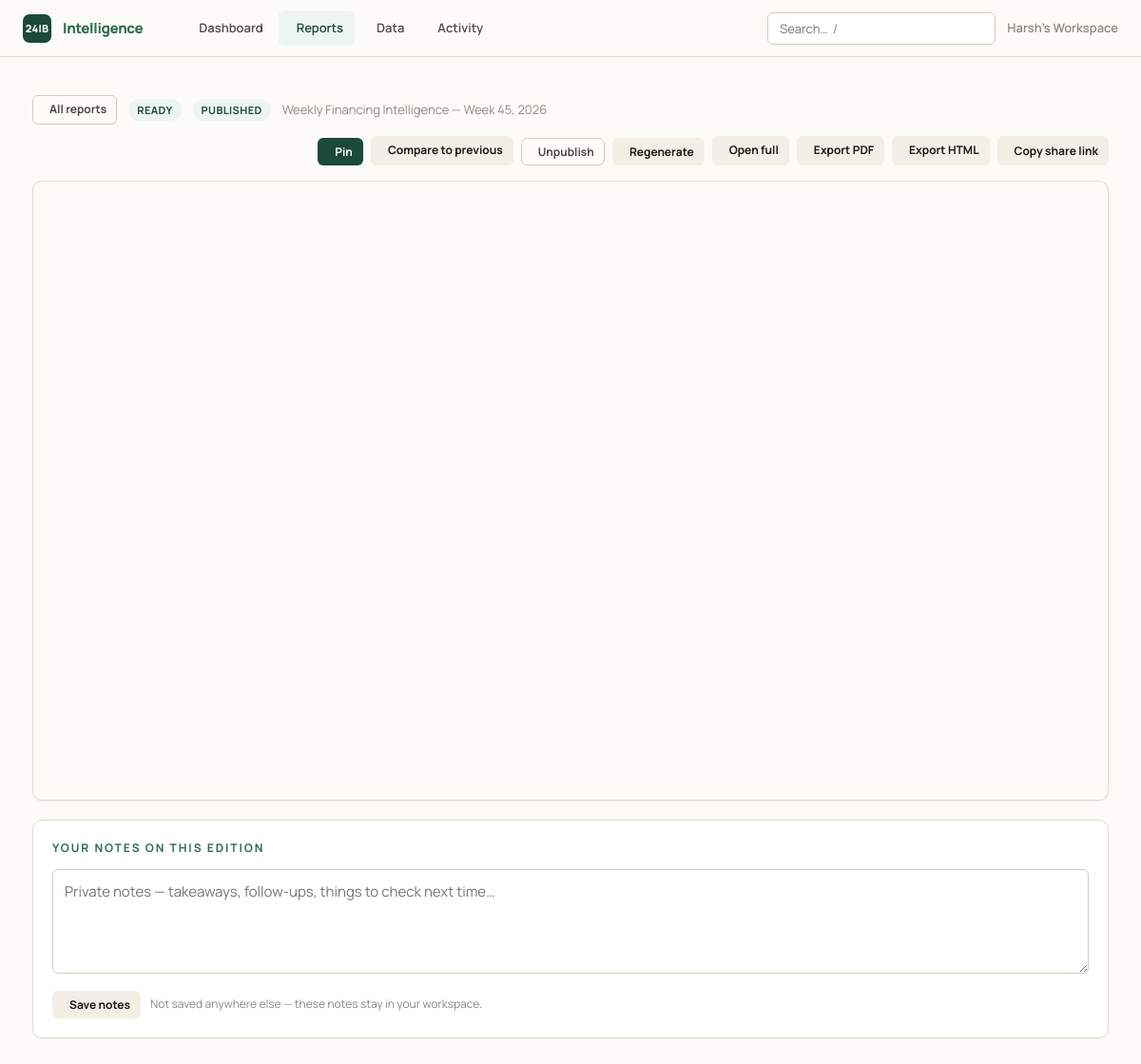
/reports/120, run on the app's committed database.
### intelligence/models.py (models this page shows, shortened)
class Organization(db.Model):
    __tablename__ = "organizations"
    id: Mapped[int] = mapped_column(primary_key=True)
    name: Mapped[str] = mapped_column(String(160), nullable=False)
    slug: Mapped[str] = mapped_column(String(80), unique=True, nullable=False)
    created_at: Mapped[datetime] = mapped_column(DateTime, default=_utcnow)
    deals: Mapped[list["FundingDeal"]] = relationship(back_populates="organization", cascade="all, delete-orphan")
    reports: Mapped[list["Report"]] = relationship(back_populates="organization", cascade="all, delete-orphan")
    api_keys: Mapped[list["ApiKey"]] = relationship(back_populates="organization", cascade="all, delete-orphan")

class Report(db.Model):
    __tablename__ = "reports"
    id: Mapped[int] = mapped_column(primary_key=True)
    organization_id: Mapped[int] = mapped_column(ForeignKey("organizations.id"), nullable=False)
    period_type: Mapped[PeriodType] = mapped_column(Enum(PeriodType), nullable=False)
    period_key: Mapped[str] = mapped_column(String(40), nullable=False)  # e.g. 2026-W14, 2026-05, 2026-Q1, 2026
    title: Mapped[str] = mapped_column(String(240), default="")
    edition_no: Mapped[int | None] = mapped_column(Integer, nullable=True)
    status: Mapped[ReportStatus] = mapped_column(Enum(ReportStatus), default=ReportStatus.PENDING)
    payload_json: Mapped[str] = mapped_column(Text, default="{}")  # see `payload` property — the full computed report
    error: Mapped[str | None] = mapped_column(Text, nullable=True)  # set only when status == FAILED
    share_token: Mapped[str] = mapped_column(String(48), default=_token, unique=True, index=True)
    is_published: Mapped[bool] = mapped_column(Boolean, default=False)
    notes: Mapped[str] = mapped_column(Text, default="")  # free-form personal notes, not shown on the public page
    created_at: Mapped[datetime] = mapped_column(DateTime, default=_utcnow)
    generated_at: Mapped[datetime | None] = mapped_column(DateTime, nullable=True)  # set when status becomes READY
    organization: Mapped["Organization"] = relationship(back_populates="reports")
    @property
    def payload(self) -> dict:
        return json.loads(self.payload_json or "{}")
    @payload.setter
    def payload(self, data: dict) -> None:
        """Serialise ``data`` to JSON for storage.

        ``default=str`` lets ``date``/``datetime`` values inside the payload
        (produced by ``aggregate.build_payload``) serialise without callers
        having to hand-roll a JSON encoder for every report field.
        """
        self.payload_json = json.dumps(data, default=str)

### intelligence/reports/routes.py (the view)
@bp.route("/<int:report_id>")
def view(report_id: int):
    report = _get_report(report_id)
    prev_report = None
    try:
        anchor = parse_key(report.period_type.value, report.period_key)
        prev_key = resolve(report.period_type.value, anchor).prev_key
        prev_report = db.session.scalars(
            select(Report).where(
                Report.organization_id == report.organization_id,
                Report.period_type == report.period_type,
                Report.period_key == prev_key,
                Report.status == ReportStatus.READY,
            )
        ).first()
    except Exception:
        pass
    from ..models import Favorite
    is_favorite = db.session.scalar(
        select(Favorite.id).where(Favorite.organization_id == report.organization_id,
                                  Favorite.kind == "report", Favorite.ref == str(report.id))
    ) is not None
    return render_template("reports/view.html", report=report, p=report.payload,
                           standalone=False, prev_report=prev_report,
                           is_favorite=is_favorite, active="reports")

### intelligence/__init__.py (called while the page is built)
def _register_security_headers(app: Flask) -> None:
    @app.after_request
    def _set_headers(resp):  # noqa: WPS430
        resp.headers.setdefault("X-Content-Type-Options", "nosniff")
        resp.headers.setdefault("X-Frame-Options", "SAMEORIGIN")
        resp.headers.setdefault("Referrer-Policy", "strict-origin-when-cross-origin")
        resp.headers.setdefault("Content-Security-Policy", _CSP)
        if app.config.get("SESSION_COOKIE_SECURE"):
            resp.headers.setdefault(
                "Strict-Transport-Security", "max-age=31536000; includeSubDomains"
            )
        return resp

### intelligence/clock.py (called while the page is built)
def utcnow() -> datetime:
    return datetime.now(timezone.utc).replace(tzinfo=None)

### intelligence/engine/periods.py (called while the page is built, shortened)
def _iso_week_bounds(year: int, week: int) -> tuple[date, date]:
    monday = date.fromisocalendar(year, week, 1)
    return monday, monday + timedelta(days=6)

def _edition_for(year: int, week: int) -> int:
    weeks_between = (date.fromisocalendar(year, week, 1) - date.fromisocalendar(_ANCHOR_YEAR, _ANCHOR_WEEK, 1)).days // 7
    return _ANCHOR_EDITION + weeks_between

def resolve(period_type: str, anchor: date | None = None, *, trend_len: int | None = None) -> ResolvedPeriod:
    anchor = anchor or date.today()
    period_type = period_type.lower()
    if period_type == "weekly":
        return _resolve_weekly(anchor, trend_len or 10)

def parse_key(period_type: str, key: str) -> date:
    period_type = period_type.lower()
    if period_type == "weekly":
        y, w = key.split("-W")
        return date.fromisocalendar(int(y), int(w), 3)

### intelligence/reports/routes.py (called while the page is built)
def _get_report(report_id: int) -> Report:
    org = require_org()
    report = db.session.get(Report, report_id)
    if not report or report.organization_id != org.id:
        abort(404)
    return report

### intelligence/tenancy.py (called while the page is built, shortened)
def ensure_workspace() -> Organization:
    org = db.session.query(Organization).first()
    if org is not None:
        return org

def require_org() -> Organization:
    if "workspace" not in g:
        g.workspace = ensure_workspace()
    return g.workspace

### intelligence/templates/reports/view.html (shortened to what this page needs)
{% extends "base.html" %}
{% set active = 'reports' %}
{% block content %}
<div class="report-actions" style="display:flex; gap:var(--sp-3); align-items:center; margin-bottom:var(--sp-4); flex-wrap:wrap;">
  <a class="btn btn-ghost btn-sm" href="{{ url_for('reports.index') }}"> All reports</a>
  <span class="badge badge-{{ 'green' if report.status.value=='ready' else 'amber' }}">{{ report.status.value }}</span>
  {% if report.period_type.value in ('weekly','monthly') %}
  <span class="badge badge-{{ 'green' if report.is_published else 'gray' }}"
        title="{{ 'Live on the public site' if report.is_published else 'Not on the public site' }}">
    {{ 'published' if report.is_published else 'draft' }}
  </span>
  {% endif %}
  <span class="muted" style="font-size:var(--text-sm)">{{ report.title }}</span>
  <div style="margin-left:auto; display:flex; gap:var(--sp-2); flex-wrap:wrap;">
    <form method="post" action="{{ url_for('explore.toggle_favorite') }}">
      <button class="btn {{ 'btn-ghost' if is_favorite else 'btn-primary' }} btn-sm" type="submit">
        <i class="ph ph-star{{ '-fill' if is_favorite }}" aria-hidden="true"></i> {{ 'Pinned' if is_favorite else 'Pin' }}
      </button>
    </form>
    {% if prev_report %}
    <a class="btn btn-sm" href="{{ url_for('reports.compare', a=prev_report.id, b=report.id) }}">
       Compare to previous
    </a>
    {% endif %}
    {% if report.period_type.value in ('weekly','monthly') %}
      {% if report.is_published %}
      <form method="post" action="{{ url_for('reports.unpublish', report_id=report.id) }}"
            data-confirm="Remove this edition from the public site? The page is deleted and neighbouring reports are relinked."
            data-busy="Unpublishing…">
        <button class="btn btn-ghost btn-sm" type="submit"> Unpublish</button>
      </form>
      {% else %}
      <form method="post" action="{{ url_for('reports.publish', report_id=report.id) }}" data-busy="Publishing…">
        <button class="btn btn-sm" type="submit"><i class="ph ph-globe" aria-hidden="true"></i> Publish</button>
      </form>
      {% endif %}
    {% endif %}
    <form method="post" action="{{ url_for('reports.regenerate', report_id=report.id) }}"
          data-busy="Regenerating…">
      <button class="btn btn-sm" type="submit"> Regenerate</button>
    </form>
    <a class="btn btn-sm" target="_blank" rel="noopener" href="{{ url_for('reports.share', token=report.share_token) }}"> Open full</a>
    <a class="btn btn-sm" href="{{ url_for('reports.pdf', report_id=report.id) }}"> Export PDF</a>
    <a class="btn btn-sm" href="{{ url_for('reports.html', report_id=report.id) }}"> Export HTML</a>
    <button class="btn btn-sm" type="button" id="copyShare"
            data-url="{{ url_for('reports.share', token=report.share_token, _external=True) }}">
       Copy share link
    </button>
  </div>
</div>
{% if report.status.value == 'ready' %}
  <div class="report-frame-wrap">
    <iframe class="report-frame" src="{{ url_for('reports.share', token=report.share_token) }}"
            title="{{ report.title }}" loading="lazy"
            onload="document.getElementById('frameLoading').hidden = true"></iframe>
  </div>
  <div class="card" style="margin-top:var(--sp-5)">
    <div class="eyebrow" style="margin-bottom:var(--sp-3)">Your notes on this edition</div>
    <form method="post" action="{{ url_for('reports.save_notes', report_id=report.id) }}"
          data-busy="Saving…" data-dirty-guard>
      <textarea class="input" id="report-notes" name="notes" rows="4" maxlength="20000"
                placeholder="Private notes — takeaways, follow-ups, things to check next time…"
                style="width:100%;resize:vertical;font-family:var(--font-sans)">{{ report.notes }}</textarea>
      <div style="display:flex;align-items:center;gap:10px;margin-top:var(--sp-3)">
        <button class="btn btn-sm" type="submit"> Save notes</button>
        <span class="muted" style="font-size:var(--text-xs)">
          {% if report.notes %}Saved · {{ report.notes|length }} characters{% else %}Not saved anywhere else — these notes stay in your workspace.{% endif %}
        </span>
      </div>
    </form>
  </div>
{% endif %}
{% endblock %}

### intelligence/templates/base.html (shortened to what this page needs)
<!doctype html>
<html lang="en">
<head>
  <link rel="stylesheet" href="{{ url_for('static', filename='css/tokens.css') }}">
  <link rel="stylesheet" href="{{ url_for('static', filename='css/app.css') }}">
</head>
<body>
  <nav class="nav">
    <a href="{{ url_for('dashboard.home') }}" class="nav-brand">
      <span class="nav-mark" aria-hidden="true">24IB</span>
      <span>Intelligence</span>
    </a>
    <div class="nav-links">
      <a class="nav-link {{ 'active' if active=='dashboard' }}" href="{{ url_for('dashboard.home') }}">Dashboard</a>
      <a class="nav-link {{ 'active' if active=='reports' }}" href="{{ url_for('reports.index') }}">Reports</a>
      <a class="nav-link {{ 'active' if active=='data' }}" href="{{ url_for('data.index') }}">Data</a>
      <a class="nav-link {{ 'active' if active=='runs' }}" href="{{ url_for('dashboard.runs') }}">Activity</a>
    </div>
    <div class="nav-right">
      <form action="{{ url_for('explore.search') }}" method="get" role="search" class="nav-search">
        <input class="input" id="global-search" type="search" name="q"
               placeholder="Search…  /" title="Press / to focus">
      </form>
      <span class="nav-org">{{ current_org.name if current_org }}</span>
    </div>
  </nav>
  {% block body %}
  <main class="container" id="main">
    {% block content %}{% endblock %}
  </main>
  {% endblock %}
</body>
</html>

### intelligence/static/css/tokens.css (style rules this page uses)
:root { --cream: #fdfbf7; --sand: #f3efe6; --sand-2: #ece7da; --border: #e3ddd0; --border-strong: #d3ccba; --ink: #1a1a18; --slate: #4a4a44; --dust: #8a8a82; --ghost: #b8b8ae; --g900: #0a2418; --g800: #1b4a36; --g700: #2d6b4f; --g600: #3d8a67; --g400: #7ab896; --g200: #b8ddc9; --g50: #eef5f1; --b700: #1f4e79; --b500: #3b82c4; --b50: #eef5fd; --r700: #9b2c2c; --r500: #d64545; --r50: #fdf0f0; --a700: #92600a; --a500: #d99a16; --a50: #fef8ec; --font-serif: 'Newsreader', Georgia, 'Times New Roman', serif; --font-sans: 'Manrope', system-ui, -apple-system, sans-serif; --font-mono: 'JetBrains Mono', ui-monospace, 'SF Mono', monospace; --text-2xs: 0.6875rem; --text-xs: 0.75rem; --text-sm: 0.8125rem; --text-base:0.9375rem; --text-md: 1.0625rem; --text-lg: 1.25rem; --text-xl: 1.5rem; --text-2xl: 2rem; --text-3xl: 2.75rem; --track-tight: -0.02em; --track-normal: 0; --track-wide: 0.04em; --track-widest: 0.16em; --sp-1: 4px; --sp-2: 8px; --sp-3: 12px; --sp-4: 16px; --sp-5: 20px; --sp-6: 24px; --sp-8: 32px; --sp-10: 40px; --sp-12: 48px; --sp-16: 64px; --sp-24: 96px; --radius-sm: 6px; --radius: 10px; --radius-lg: 16px; --shadow-sm: 0 1px 2px rgba(26,26,24,0.05); --shadow: 0 4px 16px rgba(26,26,24,0.07); --shadow-lg: 0 12px 40px rgba(26,26,24,0.10); --ease-out: cubic-bezier(0.16, 1, 0.3, 1); --ease-spring: cubic-bezier(0.34, 1.56, 0.64, 1); --dur-fast: 120ms; --dur-base: 220ms; --nav-h: 60px; --max-content: 1180px; --max-article: 760px; }

### intelligence/templates/reports/view.html (style rules this page uses)
.report-frame-wrap { background: #fdfbf7; border: 1px solid var(--border); border-radius: var(--radius); overflow: hidden; box-shadow: var(--shadow-sm); position: relative; }
.report-frame { width: 100%; height: calc(100vh - 150px); min-height: 520px; border: 0; display: block; }

### data on the page
Organization: name "Harsh's Workspace"
Report: status.value "READY", is_published "PUBLISHED", title "Weekly Financing Intelligence — Week 45, 2026"

### other printed values
{{ 'Pinned' if is_favorite else 'Pin' }} "Pin"
